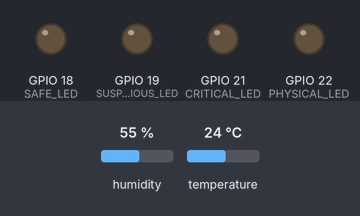
Recording of a sketch running on a simulated ESP32. Parts: output pins drawn as LEDs (lit = HIGH). Inputs (shaded band) come from the test bench; at power-on: temperature 24 °C, humidity 55 %. WiFi joins after 1.5 s; servers stay silent unless stated; a WiFi scan finds three made-up networks; random numbers use the default seed unless the sketch sets one; what the sketch prints to the serial monitor is not drawn.

Above: at 2.7 s.
2.8 s: temperature set to 34 °C
16.7 s: temperature set to 37 °C
At 21.2 s:
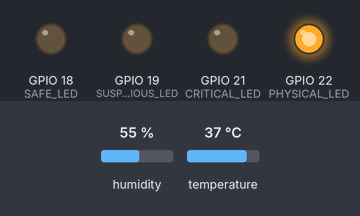
30.6 s: temperature set to 12 °C
At 40.5 s:
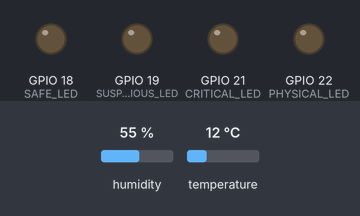
44.5 s: temperature set to 41 °C
At 51.3 s:
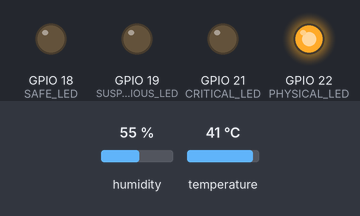
58.4 s: temperature set to 19 °C
At 60.9 s:
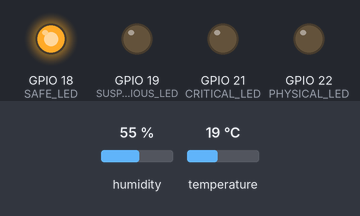
Timing chart, 0 to 62.4 s (numbered marks = the images above; inputs shaded):
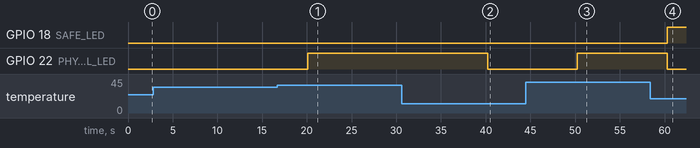

Measured:
- the behaviour switches between 35 and 36 °C on temperature (found by bisection; images 0 and 1)
- after the input at 2.8 s, every drawn part: stays the same
- after the input at 16.7 s, GPIO 22 (PHYSICAL_LED): LOW → HIGH after 3.4 s
- after the input at 30.6 s, GPIO 22 (PHYSICAL_LED): HIGH → LOW after 9.6 s
- after the input at 44.5 s, GPIO 22 (PHYSICAL_LED): LOW → HIGH after 5.8 s
- after the input at 58.4 s, GPIO 22 (PHYSICAL_LED): HIGH → LOW after 1.9 s

The sketch:

sketch_aug11a.ino
```cpp
#include <WiFi.h>
#include "DHT.h"

// =============================
// WIFI CONFIG
// =============================

const char* ssid = "YOUR_WIFI_SSID";
const char* password = "YOUR_WIFI_PASSWORD";

// =============================
// LED PINS
// =============================

#define SAFE_LED 18
#define SUSPICIOUS_LED 19
#define CRITICAL_LED 21
#define PHYSICAL_LED 22

// =============================
// DHT CONFIG
// =============================

#define DHTPIN 23
#define DHTTYPE DHT11
DHT dht(DHTPIN, DHTTYPE);

// =============================
// TRUST VARIABLES
// =============================

String whitelist[] = {
  "96:AE:43:36:68:4E"
};

float trustScore = 100;
float riskWeightage = 0;
int deviceCount = 0;

// Learning system
int learningCycles = 5;
int cycleCounter = 0;

// Risk history
float riskHistory[15];
int historyIndex = 0;

unsigned long lastScan = 0;
const int scanInterval = 8000;

// =====================================================
// SETUP
// =====================================================

void setup() {

  Serial.begin(115200);

  pinMode(SAFE_LED, OUTPUT);
  pinMode(SUSPICIOUS_LED, OUTPUT);
  pinMode(CRITICAL_LED, OUTPUT);
  pinMode(PHYSICAL_LED, OUTPUT);

  dht.begin();

  Serial.println("\n🔥 AUTO SHIELD STARTING");

  connectWiFi();

  WiFi.softAP("Company_Security_Honeypot");

  Serial.println("🔥 Honeypot Active");
}

// =====================================================
// LOOP
// =====================================================

void loop() {

  if (millis() - lastScan > scanInterval) {

    Serial.println("\n==============================");
    Serial.println(" SECURITY ANALYSIS CYCLE ");
    Serial.println("==============================");

    riskWeightage = 0;

    deviceCount = scanDevices();
    behavioralAnalysis();
    environmentalAnalysis();

    applyLearningMemory();
    calculateTrust();

    cycleCounter++;

    if (cycleCounter <= learningCycles) {

      Serial.println("🔵 LEARNING MODE (Calibration Phase)");
      printStructuredOutput();
      lastScan = millis();
      return;
    }

    decisionEngine();
    printStructuredOutput();

    lastScan = millis();
  }
}

// =====================================================
// WIFI CONNECTION
// =====================================================

void connectWiFi() {

  WiFi.mode(WIFI_STA);
  WiFi.begin(ssid, password);

  Serial.print("Connecting to WiFi");

  int timeout = 20;

  while (WiFi.status() != WL_CONNECTED && timeout > 0) {

    delay(500);
    Serial.print(".");
    timeout--;
  }

  if (WiFi.status() == WL_CONNECTED) {

    Serial.println("\n✅ WiFi Connected");
    Serial.println(WiFi.localIP());

  } else {

    Serial.println("\n❌ WiFi Failed");
  }
}

// =====================================================
// DEVICE SCANNING
// =====================================================

int scanDevices() {

  Serial.println("\n[Device Fingerprinting]");

  int networks = WiFi.scanNetworks();

  Serial.print("Devices Found: ");
  Serial.println(networks);

  for (int i = 0; i < networks; i++) {

    String mac = WiFi.BSSIDstr(i);
    int rssi = WiFi.RSSI(i);

    Serial.print("MAC: ");
    Serial.print(mac);
    Serial.print(" | RSSI: ");
    Serial.println(rssi);

    if (!isWhitelisted(mac)) {

      riskWeightage += 2;  // Reduced penalty
    }

    if (rssi > -35) {

      riskWeightage += 3;  // Possible rogue device
    }
  }

  WiFi.scanDelete();
  return networks;
}

// =====================================================
// WHITELIST
// =====================================================

bool isWhitelisted(String mac) {

  for (String allowed : whitelist) {

    if (mac == allowed)
      return true;
  }

  return false;
}

// =====================================================
// BEHAVIOR ANALYSIS
// =====================================================

void behavioralAnalysis() {

  Serial.println("\n[Behavioral Monitoring]");

  int traffic = random(1, 30);

  Serial.print("Traffic Level: ");
  Serial.println(traffic);

  if (traffic > 25) {

    riskWeightage += 5;
    Serial.println("🚨 High Traffic Spike");
  }
}

// =====================================================
// ENVIRONMENTAL MONITORING
// =====================================================

void environmentalAnalysis() {

  Serial.println("\n[Environmental Monitoring]");

  float temp = dht.readTemperature();
  float hum = dht.readHumidity();

  if (isnan(temp) || isnan(hum)) {
    Serial.println("DHT Read Error");
    return;
  }

  Serial.print("Temp: ");
  Serial.println(temp);

  Serial.print("Humidity: ");
  Serial.println(hum);

  if (temp > 40) {
    riskWeightage += 10;
    digitalWrite(PHYSICAL_LED, HIGH);
  }
  else if (temp > 35) {
    riskWeightage += 5;
    digitalWrite(PHYSICAL_LED, HIGH);
  }
  else {
    digitalWrite(PHYSICAL_LED, LOW);
  }

  if (hum > 80) {
    riskWeightage += 5;
  }
}

// =====================================================
// LEARNING MEMORY (STABILITY BASELINE)
// =====================================================

void applyLearningMemory() {

  riskHistory[historyIndex] = riskWeightage;
  historyIndex = (historyIndex + 1) % 15;

  float sum = 0;

  for (int i = 0; i < 15; i++) {
    sum += riskHistory[i];
  }

  float mean = sum / 15.0;

  riskWeightage = (riskWeightage + mean) / 2; // Smooth stabilization
}

// =====================================================
// TRUST CALCULATION (FIXED FORMULA)
// =====================================================

void calculateTrust() {

  float normalizedRisk = riskWeightage / (deviceCount + 1);

  trustScore = 100 - (normalizedRisk * 5);

  if (trustScore < 0)
    trustScore = 0;

  Serial.println("\n[Trust Engine]");
  Serial.print("Risk Weightage: ");
  Serial.println(riskWeightage);

  Serial.print("🔥 Trust Score: ");
  Serial.println(trustScore);
}

// =====================================================
// DECISION ENGINE
// =====================================================

void decisionEngine() {

  Serial.println("\n[Decision Engine]");

  if (trustScore >= 80) {

    Serial.println("STATUS: SAFE");

    digitalWrite(SAFE_LED, HIGH);
    digitalWrite(SUSPICIOUS_LED, LOW);
    digitalWrite(CRITICAL_LED, LOW);

  }
  else if (trustScore >= 50) {

    Serial.println("STATUS: SUSPICIOUS");

    digitalWrite(SAFE_LED, LOW);
    digitalWrite(SUSPICIOUS_LED, HIGH);
    digitalWrite(CRITICAL_LED, LOW);

  }
  else {

    Serial.println("STATUS: CRITICAL");

    digitalWrite(SAFE_LED, LOW);
    digitalWrite(SUSPICIOUS_LED, LOW);

    for (int i = 0; i < 5; i++) {

      digitalWrite(CRITICAL_LED, HIGH);
      delay(200);
      digitalWrite(CRITICAL_LED, LOW);
      delay(200);
    }

    Serial.println("🚨 Self-Healing Activated");
  }
}

// =====================================================
// STRUCTURED OUTPUT
// =====================================================

void printStructuredOutput() {

  Serial.println("\n[Structured Output]");
  Serial.println("{");

  Serial.print("  \"device_count\": ");
  Serial.println(deviceCount);

  Serial.print("  \"risk_weightage\": ");
  Serial.println(riskWeightage);

  Serial.print("  \"trust_score\": ");
  Serial.println(trustScore);

  Serial.println("}");
}
```
